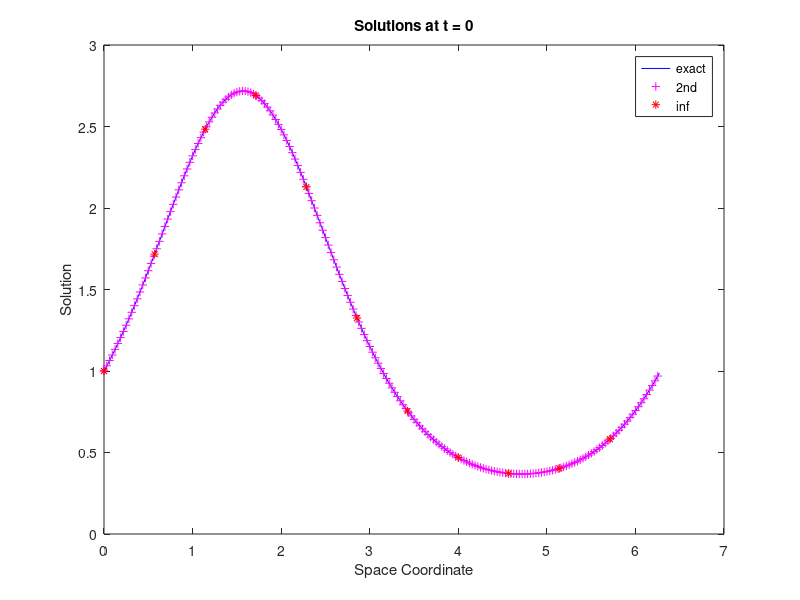
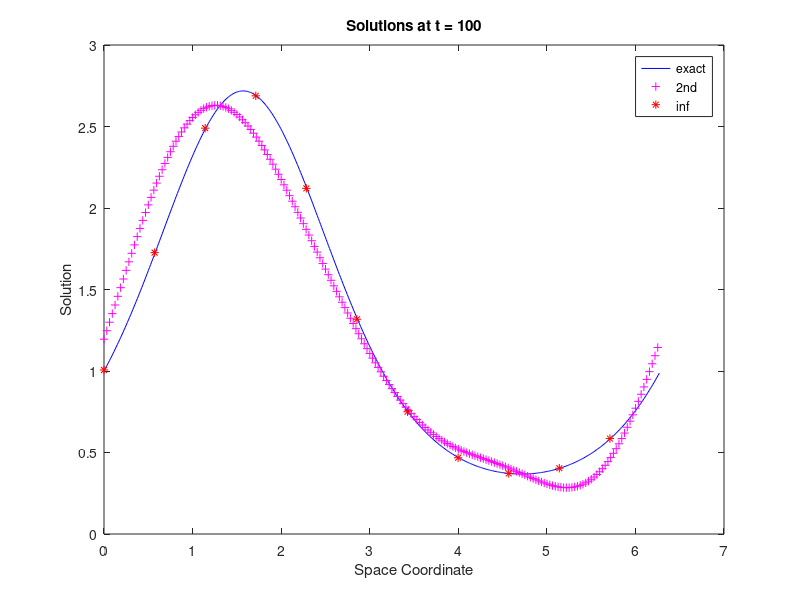
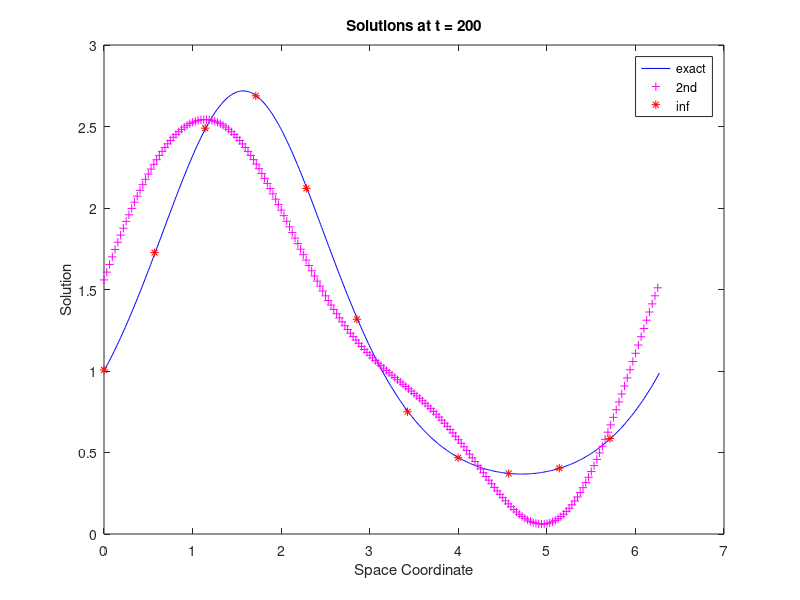

Reproduce these figures in MATLAB, in order.
% Compare performance of 2nd order and infinite order schemes for long time integration
clc; clear; close all;

% Scalar hyperbolic problem parameters
T = 200; % Final time
dt = 1e-3; % Time step

% Function to compute init solution
u_init = @(x) exp(sin(x));

% Function to compute exact solution
u_exact = @(x, t) exp(sin(x - 2*pi*t));

% Function for second order difference approximation
function A = second_diff_matrix_odd(N)

    num_points = 0:1:N;
    x = (2*pi/(N+1))*num_points;
    del_x = x(2)-x(1);
    d_m1 = -1/(2*del_x);
    d_p1 = 1/(2*del_x);

    % Create the main diagonal and the off-diagonals
    main_diag = zeros(N+1, 1);
    off_diag_m1 = d_m1 * ones(N+1, 1);
    off_diag_p1 = d_p1 * ones(N+1, 1);
    
    % Create the sparse matrix with periodic boundary conditions
    A = spdiags([off_diag_m1, main_diag, off_diag_p1], [-1, 0, 1], N+1, N+1);

    % Periodic boundary conditions
    A(1, end) = d_m1;
    A(end, 1) = d_p1;
end

% Function for infinite difference approximation
function D = infinite_diff_matrix_odd(N)
    num_points = 0:1:N;
    [i, j] = ndgrid(num_points, num_points);  
    D = ((-1).^(i + j) ./ 2) .* (sin((i - j) .* pi ./ (N+1))).^(-1);  
    D(1:(N+2):end) = 0;
end

% Function to advance the solution in time using 4th order Runge-Kutta method
function u = runge4(u,dt,F,A)
    u1 = u + 0.5*dt*F;
    u2 = u + 0.5*dt*(-2*pi*A*u1);
    u3 = u + (dt*(-2*pi*A*u2));
    u = (-u + u1 + (2*u2) + u3 + (0.5*dt*(-2*pi*A*u3)))/3;
end

function plot_sols(x1, u1, leg1, x2, u2, leg2, x3, u3, leg3, time)
    figure
    plot(x1', u1, 'b', x2', u2, '+m', x3, u3, '*r')
    legend(leg1, leg2, leg3);
    title(['Solutions at t = ', num2str(time)]);
    ylabel('Solution');
    xlabel('Space Coordinate');
end

T_values = [0, pi, 100, 200];
dx = zeros(size(T_values));
cfl = zeros(size(T_values));

N_exact = 500;
N_2nd_order = 200; % Grid size for second order scheme
N_inf_order = 10; % Grid size for infinite order scheme

num_points_exact = 0:1:N_exact;
num_points_2nd = 0:1:N_2nd_order;
num_points_inf = 0:1:N_inf_order;

x_exact = ((2*pi)/(N_exact+1)) * num_points_exact;
x_2nd_order = ((2*pi)/(N_2nd_order+1)) * num_points_2nd;
x_inf_order = ((2*pi)/(N_inf_order+1)) * num_points_inf;

u_real_0 = u_exact(x_exact, 0);
% u_real_100 = u_exact(x_exact, 100);
% u_real_200 = u_exact(x_exact, 200);

u0_2nd = u_init(x_2nd_order);
u_2nd_order = u0_2nd';

u0_inf = u_init(x_inf_order);
u_inf_order = u0_inf';

% Compute numerical solution using 4th order Runge-Kutta method with second order spatial derivative
A2 = second_diff_matrix_odd(N_2nd_order);
D = infinite_diff_matrix_odd(N_inf_order);

plot_sols(x_exact, u_exact(x_exact,0), 'exact', ...
            x_2nd_order, u_2nd_order, '2nd', ...
            x_inf_order, u_inf_order, 'inf', 0);

% Loop over different grid sizes
for t = dt:dt:T
    
    if mod(t,100) == 0
        fprintf('t = %.0f seconds ... \n', t);
        plot_sols(x_exact, u_exact(x_exact,t), 'exact', ...
            x_2nd_order, u_2nd_order, '2nd', ...
            x_inf_order, u_inf_order, 'inf', t);
    end
    
    u_2nd_order = runge4(u_2nd_order, dt, (-2*pi*A2*u_2nd_order), A2);
    u_inf_order = runge4(u_inf_order, dt, (-2*pi*D*u_inf_order), D);

end